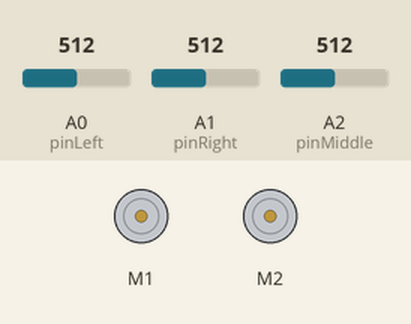
Bench run of a sketch on a simulated Arduino Uno, built with avr-gcc and run on an emulated ATmega328P. On the bench: 2 × DC motor (green arrow = forward, orange = backward, longer = faster). The test bench sets the inputs (shaded band); at power-on: A0 (pinLeft) = 512, A2 (pinMiddle) = 512, A1 (pinRight) = 512. What the sketch prints to the serial monitor is not drawn.

Above: at 3.2 s.
3.3 s: A0 (pinLeft) set to 485
At 4.5 s:
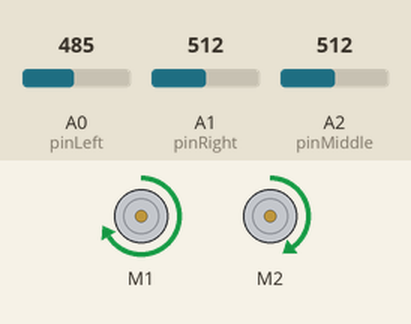
4.8 s: A2 (pinMiddle) set to 486
At 5.2 s:
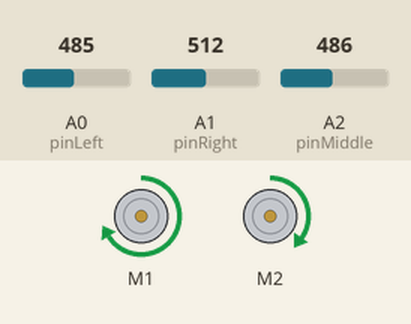
6.3 s: A0 (pinLeft) set to 510
At 7.0 s:
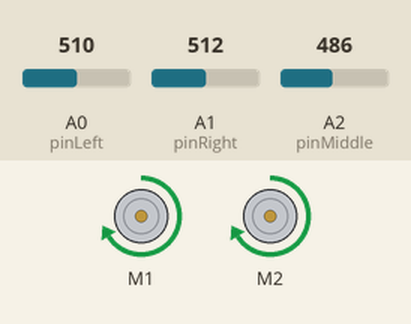
7.8 s: A1 (pinRight) set to 486
At 8.2 s:
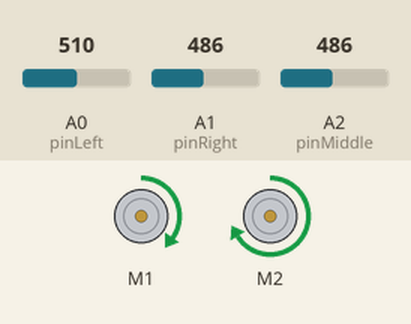
9.3 s: A2 (pinMiddle) set to 510
At 10.1 s:
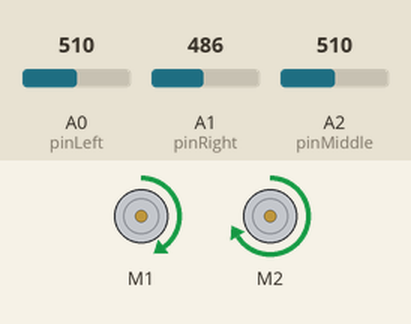
10.8 s: A1 (pinRight) set to 1023
At 11.8 s:
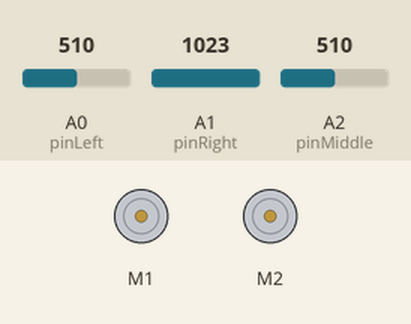
Timing chart, 0 to 13.8 s (numbered marks = the images above; inputs shaded):
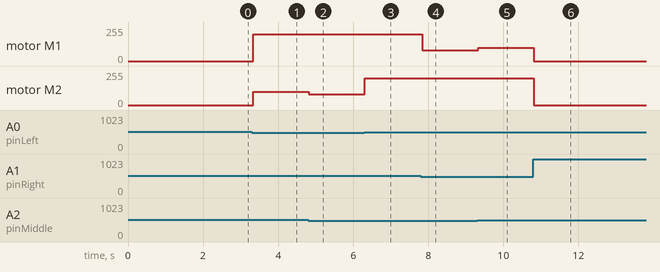

The sketch:

line-follower-robot.ino
```cpp
/*
 * 3-SENSOR Line Follower - SMOOTH TURNING FIXED
 * - No more backward movement during turns
 * - Smooth differential steering
 */

#include <AFMotor.h>

// --- Motor Setup ---
AF_DCMotor motorLeft(1);
AF_DCMotor motorRight(2);

// --- Sensor Setup ---
const int pinLeft = A0;
const int pinRight = A1;
const int pinMiddle = A2;

// --- SETTINGS ---
int threshold = 500;

// --- SPEED CONTROLS ---
int speedForward = 200;    // Reduced for better control
int speedTurn = 150;       // Slower speed for turning
int speedSlow = 100;       // Even slower for inner wheel

void setup() {
  Serial.begin(9600);
  Serial.println("=== SMOOTH Line Follower ===");

  motorLeft.setSpeed(speedForward);
  motorRight.setSpeed(speedForward);

  stopMotors();
  delay(2000);
}

void loop() {
  int valL = analogRead(pinLeft);
  int valR = analogRead(pinRight);
  int valM = analogRead(pinMiddle);

  // Detect BLACK line
  bool L_black = (valL < threshold);
  bool R_black = (valR < threshold);
  bool M_black = (valM < threshold);

  // Debug
  Serial.print("L:"); Serial.print(valL);
  Serial.print(L_black ? "[B]" : "[W]");
  Serial.print(" M:"); Serial.print(valM);
  Serial.print(M_black ? "[B]" : "[W]");
  Serial.print(" R:"); Serial.print(valR);
  Serial.print(R_black ? "[B]" : "[W]");
  Serial.print(" → ");

  // --- SMOOTH TURNING LOGIC ---

  // 1. ONLY MIDDLE DETECTS BLACK - GO FORWARD
  if (!L_black && M_black && !R_black) {
    Serial.println("FORWARD");
    moveForward();
  }

  // 2. NO BLACK DETECTED - STOP
  else if (!L_black && !M_black && !R_black) {
    Serial.println("STOP");
    stopMotors();
  }

  // 3. ALL THREE DETECT BLACK - STOP
  else if (L_black && M_black && R_black) {
    Serial.println("STOP - Intersection");
    stopMotors();
  }

  // 4. LEFT DETECTS BLACK - GENTLE RIGHT TURN
  else if (L_black && !M_black && !R_black) {
    Serial.println("GENTLE RIGHT");
    gentleRight();
  }

  // 5. RIGHT DETECTS BLACK - GENTLE LEFT TURN
  else if (!L_black && !M_black && R_black) {
    Serial.println("GENTLE LEFT");
    gentleLeft();
  }

  // 6. MIDDLE + LEFT DETECT - MEDIUM RIGHT TURN
  else if (L_black && M_black && !R_black) {
    Serial.println("MEDIUM RIGHT");
    mediumRight();
  }

  // 7. MIDDLE + RIGHT DETECT - MEDIUM LEFT TURN
  else if (!L_black && M_black && R_black) {
    Serial.println("MEDIUM LEFT");
    mediumLeft();
  }

  // Default - STOP for safety
  else {
    Serial.println("STOP (default)");
    stopMotors();
  }

  delay(50);
}

// --- SMOOTH MOVEMENT FUNCTIONS ---

void moveForward() {
  motorLeft.setSpeed(speedForward);
  motorRight.setSpeed(speedForward);
  motorLeft.run(FORWARD);
  motorRight.run(FORWARD);
}

// GENTLE TURNS - Both wheels forward, one slightly slower
void gentleLeft() {
  motorLeft.setSpeed(speedSlow);     // Left wheel slower
  motorRight.setSpeed(speedForward); // Right wheel normal
  motorLeft.run(FORWARD);            // BOTH WHEELS FORWARD
  motorRight.run(FORWARD);
}

void gentleRight() {
  motorLeft.setSpeed(speedForward);  // Left wheel normal
  motorRight.setSpeed(speedSlow);    // Right wheel slower
  motorLeft.run(FORWARD);            // BOTH WHEELS FORWARD
  motorRight.run(FORWARD);
}

// MEDIUM TURNS - One wheel normal, one very slow
void mediumLeft() {
  motorLeft.setSpeed(80);            // Left wheel very slow
  motorRight.setSpeed(speedForward); // Right wheel normal
  motorLeft.run(FORWARD);            // BOTH WHEELS FORWARD
  motorRight.run(FORWARD);
}

void mediumRight() {
  motorLeft.setSpeed(speedForward);  // Left wheel normal
  motorRight.setSpeed(80);           // Right wheel very slow
  motorLeft.run(FORWARD);            // BOTH WHEELS FORWARD
  motorRight.run(FORWARD);
}

void stopMotors() {
  motorLeft.run(RELEASE);
  motorRight.run(RELEASE);
}
```

Measured:
- the behaviour switches between 500 and 499 on A0 (pinLeft) (found by bisection; images 0 and 1)
- the behaviour switches between 500 and 499 on A1 (pinRight) (found by bisection; images 3 and 4)
- after the input at 3.3 s, motor M1: stopped → forward 200/255 at once; motor M2: stopped → forward 100/255 at once
- after the input at 4.8 s, motor M2: forward 100/255 → forward 80/255 at once
- after the input at 6.3 s, motor M2: forward 80/255 → forward 200/255 at once
- after the input at 7.8 s, motor M1: forward 200/255 → forward 80/255 at once
- after the input at 9.3 s, motor M1: forward 80/255 → forward 100/255 at once
- after the input at 10.8 s, motor M1: forward 100/255 → stopped at once; motor M2: forward 200/255 → stopped at once
